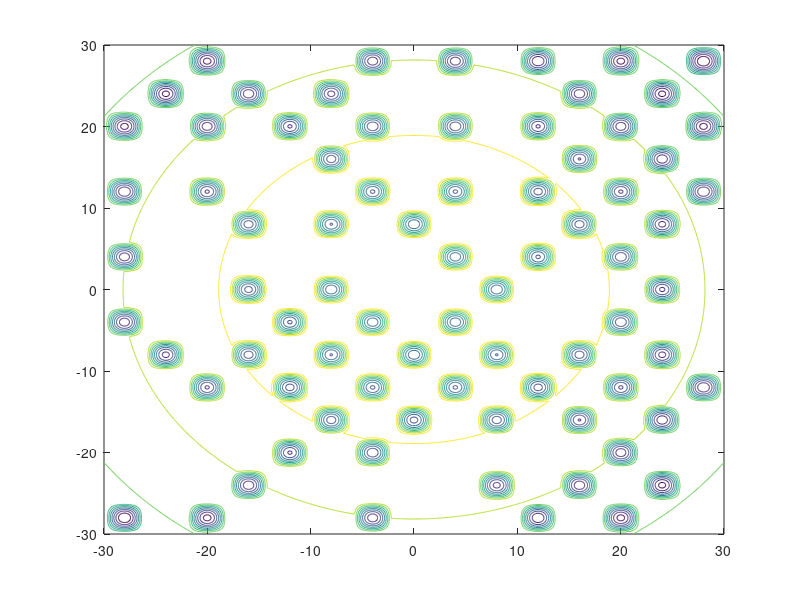

Source code (MATLAB): (Note: this script raises an error after producing the figure.)
clear all;
reso=0.1;
Terrain.reso=reso;
[X,Y]=meshgrid(-30:reso:30);
BaseCon=@(x,y)(200/(2*pi*1000))*exp(-(x.^2+y.^2)/(2*1000));
period =4;
A=0.05;
B=0.01;
Obstacles = @(x,y) min(0,-A*cos(pi.*(x)./period).*cos(pi.*(y)./period)+B);
Z0=BaseCon(X,Y);
Z1=Obstacles(X,Y);
[minxID, minyID]=find(Z1==min(min(Z1)));
[windX, windY]=meshgrid(-period/(2*reso):(period/(2*reso)),-period/(2*reso):(period/(2*reso)));% meshgrid for span of a single obstacle
ratio=0.3; %ratio of removed obstacles
f=randsample(length(minxID),round(length(minxID)*ratio)); % randomly remove obstacles
for i=1:length(f)
    rem_indX=windX+(minxID(f(i)));
    rem_indX(rem_indX<1)=1;rem_indX(rem_indX>(2*30/reso))=2*30/reso; % clip between the range of terrain
    rem_indY=windY+(minyID(f(i)));
    rem_indY(rem_indY<1)=1;rem_indY(rem_indY>(2*30/reso))=2*30/reso; % clip between the range of terrain
    Z1(rem_indX,rem_indY)=0;
end
rem_indX=windX+301;
rem_indY=windY+301;
Z1(rem_indX,rem_indY)=0;
Terrain.obs=Z1;
%contour(X,Y,Z1);
Terrain.ActualCon=Z0+Z1;
contour(X,Y,Terrain.ActualCon);
hold on;
%SingleBacterium(Terrain);
%Swarm(Terrain);
Swarm_DGD(Terrain);
%{
for i = 1:5000
    %A=SingleBacterium(Terrain);
    disp(i);
    %C=Swarm(Terrain);
    C=Swarm_DGD(Terrain);
    numofstep(i)=C;
end

smax=max(numofstep);
smin=min(numofstep);
space=linspace(smin,smax,(smax-smin));
yy=hist(numofstep,space);
yy=yy/sum(yy);
aver=mean(numofstep);
dev=std(numofstep);
plot(space,yy);
xlabel('Steps');
ylabel('Percentage');
hold on;
%}